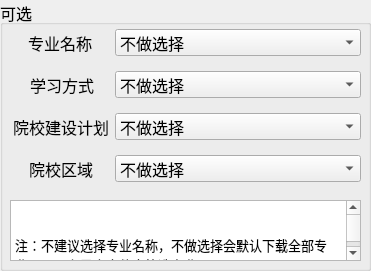
                <widget class="QGroupBox" name="groupBox_6">
                    <property name="geometry">
                        <rect>
                            <x>360</x>
                            <y>10</y>
                            <width>371</width>
                            <height>271</height>
                        </rect>
                    </property>
                    <property name="font">
                        <font>
                            <pointsize>12</pointsize>
                        </font>
                    </property>
                    <property name="title">
                        <string>可选</string>
                    </property>
                    <widget class="QWidget" name="formLayoutWidget">
                        <property name="geometry">
                            <rect>
                                <x>10</x>
                                <y>20</y>
                                <width>351</width>
                                <height>171</height>
                            </rect>
                        </property>
                        <property name="font">
                            <font>
                                <pointsize>12</pointsize>
                            </font>
                        </property>
                        <layout class="QFormLayout" name="formLayout_2">
                            <item row="1" column="1">
                                <spacer name="verticalSpacer_7">
                                    <property name="orientation">
                                        <enum>Qt::Vertical</enum>
                                    </property>
                                    <property name="sizeHint" stdset="0">
                                        <size>
                                            <width>20</width>
                                            <height>40</height>
                                        </size>
                                    </property>
                                </spacer>
                            </item>
                            <item row="2" column="0">
                                <layout class="QHBoxLayout" name="horizontalLayout_7">
                                    <item>
                                        <spacer name="horizontalSpacer_6">
                                            <property name="orientation">
                                                <enum>Qt::Horizontal</enum>
                                            </property>
                                            <property name="sizeHint" stdset="0">
                                                <size>
                                                    <width>18</width>
                                                    <height>20</height>
                                                </size>
                                            </property>
                                        </spacer>
                                    </item>
                                    <item>
                                        <widget class="QLabel" name="label_9">
                                            <property name="font">
                                                <font>
                                                    <pointsize>12</pointsize>
                                                </font>
                                            </property>
                                            <property name="text">
                                                <string>专业名称</string>
                                            </property>
                                        </widget>
                                    </item>
                                    <item>
                                        <spacer name="horizontalSpacer_10">
                                            <property name="orientation">
                                                <enum>Qt::Horizontal</enum>
                                            </property>
                                            <property name="sizeHint" stdset="0">
                                                <size>
                                                    <width>15</width>
                                                    <height>20</height>
                                                </size>
                                            </property>
                                        </spacer>
                                    </item>
                                </layout>
                            </item>
                            <item row="2" column="1">
                                <widget class="QComboBox" name="zhuanYeMingChengBox">
                                    <property name="font">
                                        <font>
                                            <pointsize>12</pointsize>
                                        </font>
                                    </property>
                                    <item>
                                        <property name="text">
                                            <string>不做选择</string>
                                        </property>
                                    </item>
                                </widget>
                            </item>
                            <item row="3" column="1">
                                <spacer name="verticalSpacer_6">
                                    <property name="orientation">
                                        <enum>Qt::Vertical</enum>
                                    </property>
                                    <property name="sizeHint" stdset="0">
                                        <size>
                                            <width>20</width>
                                            <height>40</height>
                                        </size>
                                    </property>
                                </spacer>
                            </item>
                            <item row="4" column="1">
                                <widget class="QComboBox" name="xueXIFangShiBox">
                                    <property name="font">
                                        <font>
                                            <pointsize>12</pointsize>
                                        </font>
                                    </property>
                                    <item>
                                        <property name="text">
                                            <string>不做选择</string>
                                        </property>
                                    </item>
                                    <item>
                                        <property name="text">
                                            <string>全日制</string>
                                        </property>
                                    </item>
                                    <item>
                                        <property name="text">
                                            <string>非全日制</string>
                                        </property>
                                    </item>
                                </widget>
                            </item>
                            <item row="5" column="1">
                                <spacer name="verticalSpacer_9">
                                    <property name="orientation">
                                        <enum>Qt::Vertical</enum>
                                    </property>
                                    <property name="sizeHint" stdset="0">
                                        <size>
                                            <width>20</width>
                                            <height>40</height>
                                        </size>
                                    </property>
                                </spacer>
                            </item>
                            <item row="6" column="1">
                                <widget class="QComboBox" name="yuanXiaoJianSheJiHuaBox">
                                    <property name="font">
                                        <font>
                                            <pointsize>12</pointsize>
                                        </font>
                                    </property>
                                    <item>
                                        <property name="text">
                                            <string>不做选择</string>
                                        </property>
                                    </item>
                                    <item>
                                        <property name="text">
                                            <string>普通院校</string>
                                        </property>
                                    </item>
                                    <item>
                                        <property name="text">
                                            <string>985院校</string>
                                        </property>
                                    </item>
                                    <item>
                                        <property name="text">
                                            <string>211院校</string>
                                        </property>
                                    </item>
                                    <item>
                                        <property name="text">
                                            <string>双一流院校</string>
                                        </property>
                                    </item>
                                </widget>
                            </item>
                            <item row="7" column="1">
                                <spacer name="verticalSpacer_8">
                                    <property name="orientation">
                                        <enum>Qt::Vertical</enum>
                                    </property>
                                    <property name="sizeHint" stdset="0">
                                        <size>
                                            <width>20</width>
                                            <height>40</height>
                                        </size>
                                    </property>
                                </spacer>
                            </item>
                            <item row="8" column="1">
                                <widget class="QComboBox" name="yuanXiaoQuYuBox">
                                    <property name="font">
                                        <font>
                                            <pointsize>12</pointsize>
                                        </font>
                                    </property>
                                    <item>
                                        <property name="text">
                                            <string>不做选择</string>
                                        </property>
                                    </item>
                                    <item>
                                        <property name="text">
                                            <string>A区</string>
                                        </property>
                                    </item>
                                    <item>
                                        <property name="text">
                                            <string>B区</string>
                                        </property>
                                    </item>
                                </widget>
                            </item>
                            <item row="9" column="1">
                                <spacer name="verticalSpacer_10">
                                    <property name="orientation">
                                        <enum>Qt::Vertical</enum>
                                    </property>
                                    <property name="sizeHint" stdset="0">
                                        <size>
                                            <width>20</width>
                                            <height>40</height>
                                        </size>
                                    </property>
                                </spacer>
                            </item>
                            <item row="4" column="0">
                                <layout class="QHBoxLayout" name="horizontalLayout_10">
                                    <item>
                                        <spacer name="horizontalSpacer_9">
                                            <property name="orientation">
                                                <enum>Qt::Horizontal</enum>
                                            </property>
                                            <property name="sizeHint" stdset="0">
                                                <size>
                                                    <width>20</width>
                                                    <height>20</height>
                                                </size>
                                            </property>
                                        </spacer>
                                    </item>
                                    <item>
                                        <widget class="QLabel" name="label_14">
                                            <property name="font">
                                                <font>
                                                    <pointsize>12</pointsize>
                                                </font>
                                            </property>
                                            <property name="text">
                                                <string>学习方式</string>
                                            </property>
                                        </widget>
                                    </item>
                                    <item>
                                        <spacer name="horizontalSpacer_11">
                                            <property name="orientation">
                                                <enum>Qt::Horizontal</enum>
                                            </property>
                                            <property name="sizeHint" stdset="0">
                                                <size>
                                                    <width>15</width>
                                                    <height>20</height>
                                                </size>
                                            </property>
                                        </spacer>
                                    </item>
                                </layout>
                            </item>
                            <item row="6" column="0">
                                <layout class="QHBoxLayout" name="horizontalLayout_9">
                                    <item>
                                        <spacer name="horizontalSpacer_8">
                                            <property name="orientation">
                                                <enum>Qt::Horizontal</enum>
                                            </property>
                                            <property name="sizeHint" stdset="0">
                                                <size>
                                                    <width>3</width>
                                                    <height>20</height>
                                                </size>
                                            </property>
                                        </spacer>
                                    </item>
                                    <item>
                                        <widget class="QLabel" name="label_7">
                                            <property name="font">
                                                <font>
                                                    <pointsize>12</pointsize>
                                                </font>
                                            </property>
                                            <property name="text">
                                                <string>院校建设计划</string>
                                            </property>
                                        </widget>
                                    </item>
                                    <item>
                                        <spacer name="horizontalSpacer_15">
                                            <property name="orientation">
                                                <enum>Qt::Horizontal</enum>
                                            </property>
                                            <property name="sizeHint" stdset="0">
                                                <size>
                                                    <width>0</width>
                                                    <height>20</height>
                                                </size>
                                            </property>
                                        </spacer>
                                    </item>
                                </layout>
                            </item>
                            <item row="8" column="0">
                                <layout class="QHBoxLayout" name="horizontalLayout_8">
                                    <item>
                                        <spacer name="horizontalSpacer_7">
                                            <property name="orientation">
                                                <enum>Qt::Horizontal</enum>
                                            </property>
                                            <property name="sizeHint" stdset="0">
                                                <size>
                                                    <width>19</width>
                                                    <height>20</height>
                                                </size>
                                            </property>
                                        </spacer>
                                    </item>
                                    <item>
                                        <widget class="QLabel" name="label_8">
                                            <property name="font">
                                                <font>
                                                    <pointsize>12</pointsize>
                                                </font>
                                            </property>
                                            <property name="text">
                                                <string>院校区域</string>
                                            </property>
                                        </widget>
                                    </item>
                                    <item>
                                        <spacer name="horizontalSpacer_12">
                                            <property name="orientation">
                                                <enum>Qt::Horizontal</enum>
                                            </property>
                                            <property name="sizeHint" stdset="0">
                                                <size>
                                                    <width>16</width>
                                                    <height>20</height>
                                                </size>
                                            </property>
                                        </spacer>
                                    </item>
                                </layout>
                            </item>
                        </layout>
                    </widget>
                    <widget class="QTextBrowser" name="keXuanZhuText">
                        <property name="geometry">
                            <rect>
                                <x>10</x>
                                <y>200</y>
                                <width>351</width>
                                <height>61</height>
                            </rect>
                        </property>
                        <property name="font">
                            <font>
                                <pointsize>10</pointsize>
                            </font>
                        </property>
                        <property name="html">
                            <string>&lt;!DOCTYPE HTML PUBLIC &quot;-//W3C//DTD HTML 4.0//EN&quot; &quot;http://www.w3.org/TR/REC-html40/strict.dtd&quot;&gt;
                                &lt;html&gt;&lt;head&gt;&lt;meta name=&quot;qrichtext&quot; content=&quot;1&quot; /&gt;&lt;style
                                type=&quot;text/css&quot;&gt;
                                p, li { white-space: pre-wrap; }
                                &lt;/style&gt;&lt;/head&gt;&lt;body style=&quot; font-family:'SimSun'; font-size:10pt;
                                font-weight:400; font-style:normal;&quot;&gt;
                                &lt;p style=&quot; margin-top:0px; margin-bottom:0px; margin-left:0px; margin-right:0px;
                                -qt-block-indent:0; text-indent:0px;&quot;&gt;&lt;span style=&quot; font-family:'黑体';&quot;&gt;注：不建议选择专业名称，不做选择会默认下载全部专业，可以在导出文件中筛选专业。&lt;/span&gt;&lt;/p&gt;&lt;/body&gt;&lt;/html&gt;
                            </string>
                        </property>
                    </widget>
                </widget>
